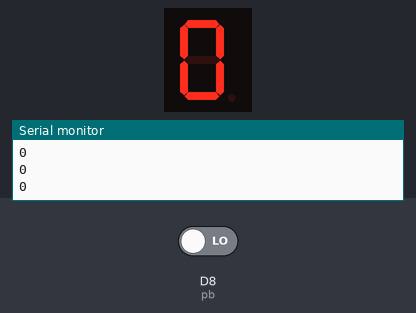
This sketch was run on a simulated ESP8266 (NodeMCU). Shown: 1-digit seven-segment display, the last lines printed to the serial monitor. Wiring (inferred from the names in the program): 1-digit 7-segment display, segments lit when HIGH: segments D0, D1, D2, D3, D4, D5, D6. The test bench sets the inputs (shaded band); at power-on: D8 (pb) LOW. The segment pins are drawn as the display they are named for.

Above: at 1.8 s.
1.9 s: D8 (pb) driven HIGH
At 3.7 s:
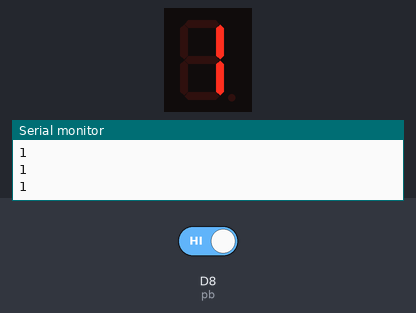
4.0 s: D8 (pb) driven LOW
At 5.3 s:
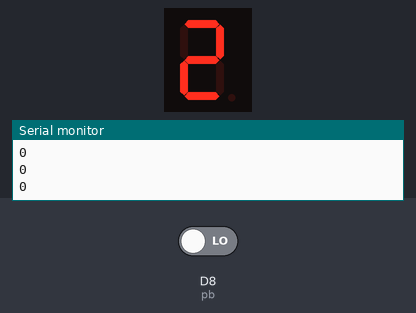
6.0 s: D8 (pb) driven HIGH
At 6.8 s:
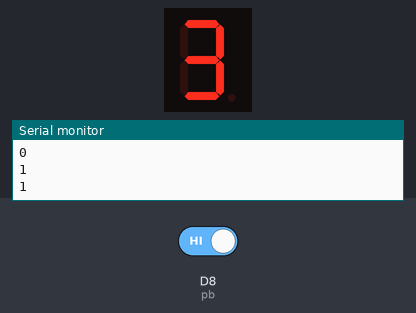
Timing chart, 0 to 9.0 s (numbered marks = the images above; inputs shaded):
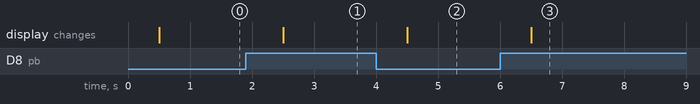

The sketch:

1OKTOBER_PushButton7Segment.ino
```cpp
const byte SEGMENT_PIN[7] = { D0, D1, D2, D3, D4, D5, D6 };

const int pb = D8;

int a = 0;
int buttonAwal, buttonAkhir;

bool angka[10][7] = {
  // a b c d e f g
  { 1, 1, 1, 1, 1, 1, 0 },  //0
  { 0, 1, 1, 0, 0, 0, 0 },  //1
  { 1, 1, 0, 1, 1, 0, 1 },  //2
  { 1, 1, 1, 1, 0, 0, 1 },  //3
  { 0, 1, 1, 0, 0, 1, 1 },  //4
  { 1, 0, 1, 1, 0, 1, 1 },  //5
  { 1, 0, 1, 1, 1, 1, 1 },  //6
  { 1, 1, 1, 0, 0, 0, 0 },  //7
  { 1, 1, 1, 1, 1, 1, 1 },  //8
  { 1, 1, 1, 1, 0, 1, 1 }   //9
};

void setup() {
  Serial.begin(9600);
  for (int i = 0; i <= 7; i++) {
    pinMode(SEGMENT_PIN[i], OUTPUT);
  }
  pinMode(pb, INPUT);
}

void display_angka(int number) {
  for (int i = 0; i <= 7; i++) {
    digitalWrite(SEGMENT_PIN[i], angka[number][i]);
  }
}

void loop() {

  buttonAwal = buttonAkhir;
  buttonAkhir = digitalRead(pb);
  Serial.println(buttonAkhir);
  delay(500);

  if (buttonAwal != buttonAkhir) {
    a++;
  }
  display_angka(a);

  // if(digitalRead(9) == 1 && a < 9){
  //   while(digitalRead(9) == 1){}
  //   a++;
  // }

  // display_angka(a);


  // display_angka(0);
  // delay(500);
  // display_angka(1);
  // delay(500);
  // display_angka(2);
  // delay(500);
  // display_angka(3);
  // delay(500);
  // display_angka(4);
  // delay(500);
  // display_angka(5);
  // delay(500);
  // display_angka(6);
  // delay(500);
  // display_angka(7);
  // delay(500);
  // display_angka(8);
  // delay(500);
  // display_angka(9);
  // delay(500);
}
```

Measured:
- after the input at 1.9 s, the display: changes after 0.60 s (image 1)
- after the input at 4.0 s, the display: changes after 0.50 s (image 2)
- after the input at 6.0 s, the display: changes after 0.50 s (image 3)
